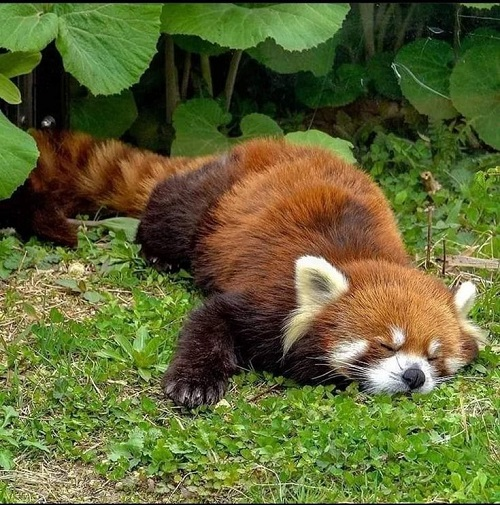
#> input picture Pictures used/4.jpg, 500 x 505 px, found by its file name
$ python 'rotate & wrap.py'
#> lines starting #> are read from the running program, lines starting #| are printed output that depends on the picture
import cv2
import numpy as np


image = cv2.imread("4.jpg")
#> image is the input picture: shape (505, 500, 3); mean B, G, R 51.5, 101.4, 95.6
rotate_image = cv2.rotate(image,cv2.ROTATE_90_CLOCKWISE)
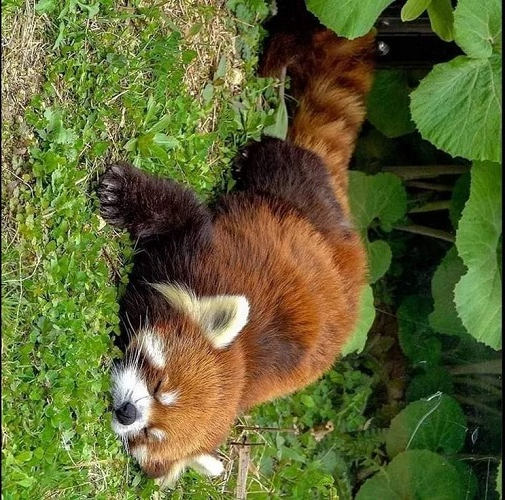
#> rotate_image: shape (500, 505, 3); mean B, G, R 51.5, 101.4, 95.6
# rotate_image = cv2.rotate(image,cv2.ROTATE_180)
cv2.imshow('rotate_image', rotate_image)
cv2.waitKey(0)
cv2.destroyAllWindows()


# [25 lines of commented-out code are left out]

$ run again, with Pictures used/5.jpg copied over Pictures used/4.jpg
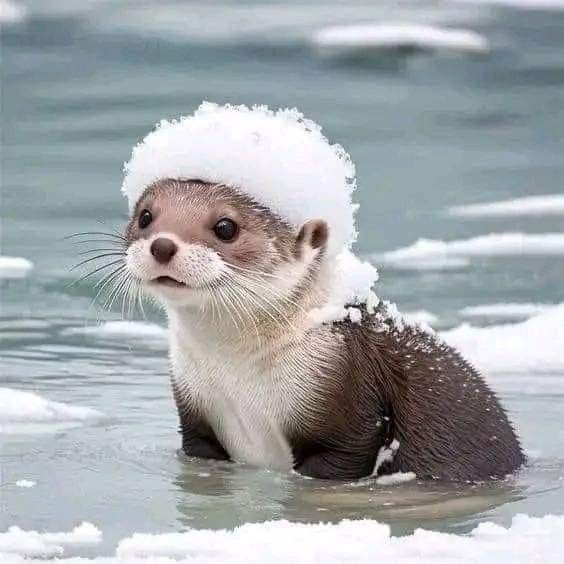
#> input picture Pictures used/5.jpg, 564 x 564 px, found by its file name
#> image is the input picture: shape (564, 564, 3); mean B, G, R 170.9, 167.8, 163.3
#> `rotate_image = cv2.rotate(image,cv2.ROTATE_90_CLOCKWISE)`:
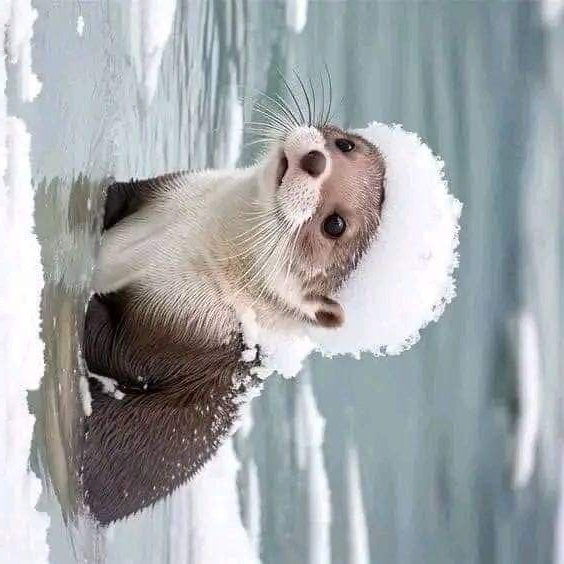
#> rotate_image: shape (564, 564, 3); mean B, G, R 170.9, 167.8, 163.3

$ run again, with Pictures used/1.jpg copied over Pictures used/4.jpg
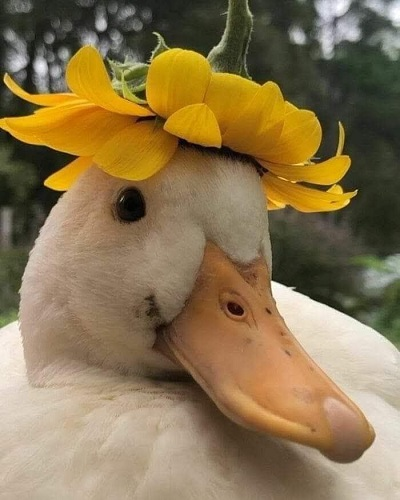
#> input picture Pictures used/1.jpg, 400 x 500 px, found by its file name
#> image is the input picture: shape (500, 400, 3); mean B, G, R 81, 117.5, 138.5
#> `rotate_image = cv2.rotate(image,cv2.ROTATE_90_CLOCKWISE)`:
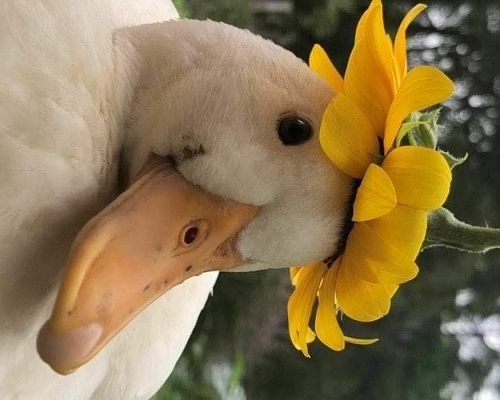
#> rotate_image: shape (400, 500, 3); mean B, G, R 81, 117.5, 138.5

$ run again, with Pictures used/10.jpg copied over Pictures used/4.jpg
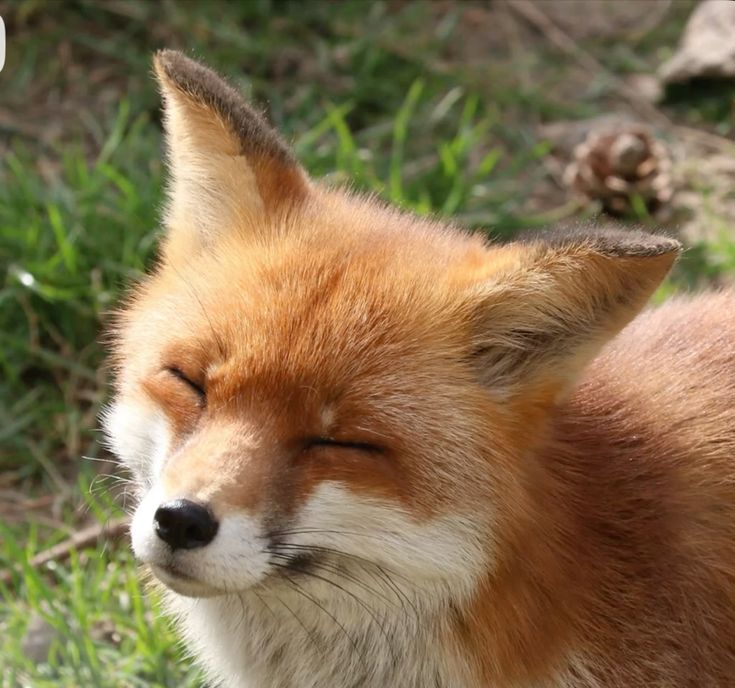
#> input picture Pictures used/10.jpg, 735 x 688 px, found by its file name
#> image is the input picture: shape (688, 735, 3); mean B, G, R 79.1, 111.7, 132.4
#> `rotate_image = cv2.rotate(image,cv2.ROTATE_90_CLOCKWISE)`:
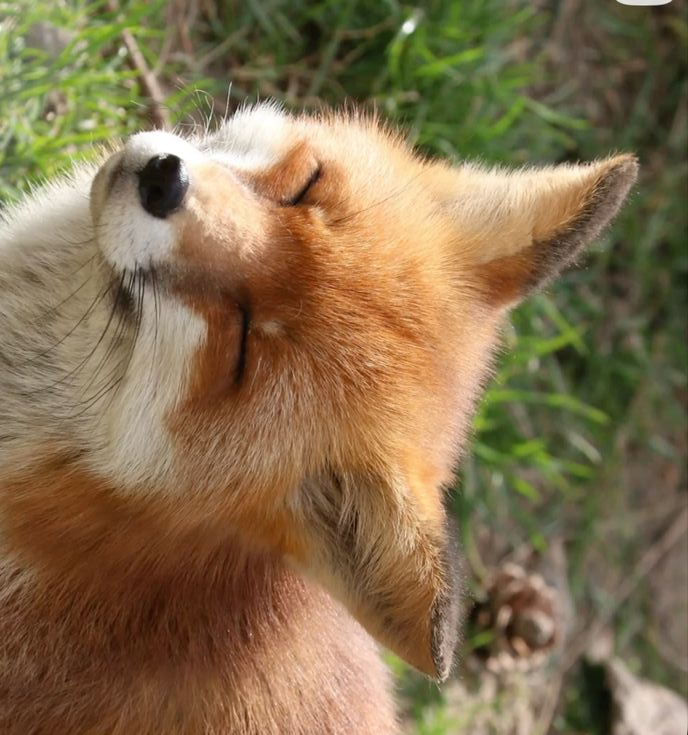
#> rotate_image: shape (735, 688, 3); mean B, G, R 79.1, 111.7, 132.4
